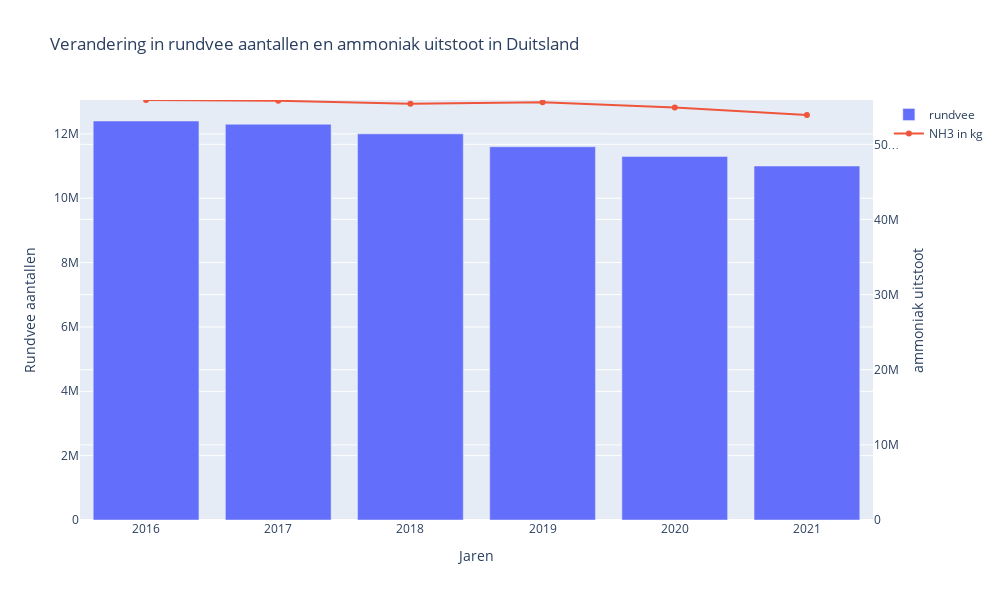

Notebook code cell kept with this figure:
### Code cell
#gemiddelde uitstoot koe in Duitsland 
NH3 = go.Scatter(
    y = df_koe_varken['NH3_koe_DE_kg'],
    x = df_koe_varken['jaar'],
    name='NH3 in kg',
    orientation= 'h',
    yaxis='y2'
)


trace2 = go.Bar(
    y = df_koe_varken['rundvee_stapel_de'],
    x = df_koe_varken['jaar'],
    name='rundvee',
    orientation='v'
)

layout = go.Layout(         #reused code from above which was partialy created with chatGPT
    width=1000,
    height= 600,
    title='Verandering in rundvee aantallen en ammoniak uitstoot in Duitsland',
    yaxis=dict(title='Rundvee aantallen'),
    xaxis=dict(title='Jaren'),
    yaxis2=dict(
        title='ammoniak uitstoot',
        overlaying='y',
        side='right',
        range=[0, df_koe_varken['NH3_koe_DE_kg'].max() + 1000]
    )
)

fig = go.Figure(data=[trace2, NH3], layout=layout)

fig.show()

### Figure 1 — Plotly figure (JSON) as saved in the notebook; plotly's stock layout.template omitted (floating-point values rounded to 4 significant figures)
{"data": [{"name": "rundvee", "orientation": "v", "type": "bar", "x": [2016, 2017, 2018, 2019, 2020, 2021], "y": [12400000, 12300000, 12000000, 11600000, 11300000, 11000000]}, {"name": "NH3 in kg", "orientation": "h", "type": "scatter", "x": [2016, 2017, 2018, 2019, 2020, 2021], "y": [55900000, 55800000, 55400000, 55600000, 54900000, 53900000], "yaxis": "y2"}], "layout": {"height": 600, "title": {"text": "Verandering in rundvee aantallen en ammoniak uitstoot in Duitsland"}, "width": 1000, "xaxis": {"title": {"text": "Jaren"}}, "yaxis": {"title": {"text": "Rundvee aantallen"}}, "yaxis2": {"overlaying": "y", "range": [0, 55901000], "side": "right", "title": {"text": "ammoniak uitstoot"}}}}
